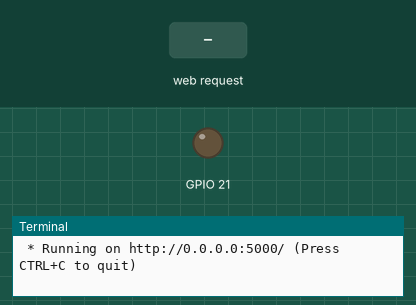
Bench run of a program on a simulated Raspberry Pi (BCM pin numbers). Shown: output pins drawn as LEDs (lit = HIGH), the last lines printed to the terminal. The test bench sets the inputs (shaded band). The clock reads 2024-03-15 10:24:30 at power-on unless the program sets it.

Above: at 1.2 s.
1.3 s: HTTP request for /1 received
At 2.1 s:
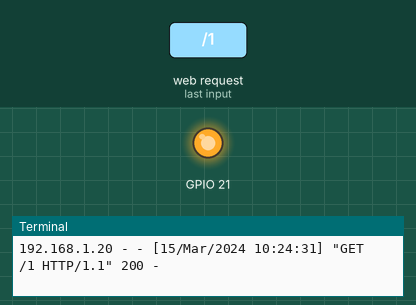
2.8 s: HTTP request for /0 received
At 3.3 s:
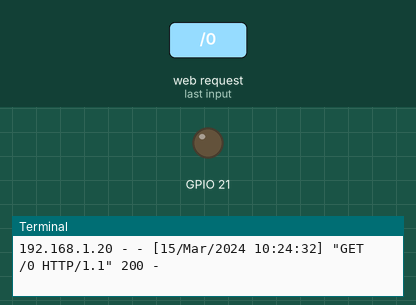
Timing chart, 0 to 5.8 s (numbered marks = the images above; inputs shaded):
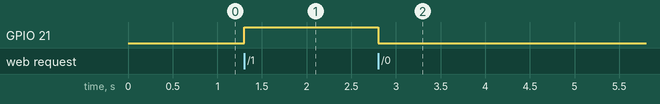

Measured:
- after the input at 1.3 s, GPIO 21: LOW → HIGH at once
- after the input at 2.8 s, GPIO 21: HIGH → LOW at once

The program:

webserver.py
```python
from flask import Flask
#import json
import RPi.GPIO as GPIO

GPIO.setwarnings(False)    # Ignore warning for now
GPIO.setmode(GPIO.BCM)   # Use physical pin numbering
GPIO.setup(21, GPIO.OUT, initial=GPIO.LOW)

app = Flask(__name__)

@app.route("/")
def hello():
    return "Lets Have a Party"

@app.route("/<key>")
def led(key):
    if key == "1":
        GPIO.output(21, GPIO.HIGH)
        return "LED ON \n"
    elif key == "0":
        GPIO.output(21, GPIO.LOW)
        return "LED OFF \n"
    else:
        return "Command Not Found \n"

if __name__ == "__main__":
    app.run(host='0.0.0.0',port=5000,debug=True)
```
